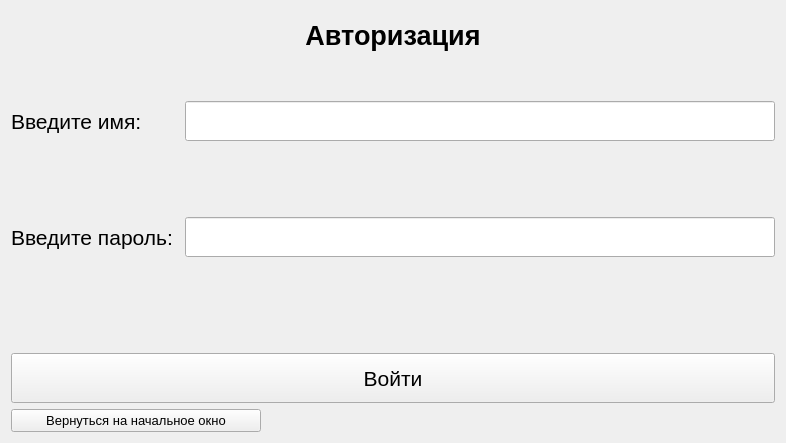
<?xml version="1.0" encoding="UTF-8"?>
<ui version="4.0">
 <class>Form</class>
 <widget class="QWidget" name="Form">
  <property name="geometry">
   <rect>
    <x>0</x>
    <y>0</y>
    <width>786</width>
    <height>443</height>
   </rect>
  </property>
  <property name="windowTitle">
   <string>Form</string>
  </property>
  <layout class="QGridLayout" name="gridLayout">
   <item row="1" column="0">
    <widget class="QLabel" name="nickname_label">
     <property name="minimumSize">
      <size>
       <width>0</width>
       <height>110</height>
      </size>
     </property>
     <property name="font">
      <font>
       <pointsize>16</pointsize>
      </font>
     </property>
     <property name="text">
      <string>Введите имя: </string>
     </property>
    </widget>
   </item>
   <item row="2" column="0">
    <widget class="QLabel" name="password_label">
     <property name="minimumSize">
      <size>
       <width>0</width>
       <height>110</height>
      </size>
     </property>
     <property name="font">
      <font>
       <pointsize>16</pointsize>
      </font>
     </property>
     <property name="text">
      <string>Введите пароль: </string>
     </property>
    </widget>
   </item>
   <item row="4" column="0" colspan="2">
    <widget class="QPushButton" name="enter_btn">
     <property name="minimumSize">
      <size>
       <width>0</width>
       <height>50</height>
      </size>
     </property>
     <property name="font">
      <font>
       <pointsize>16</pointsize>
      </font>
     </property>
     <property name="text">
      <string>Войти</string>
     </property>
    </widget>
   </item>
   <item row="3" column="0" colspan="2">
    <widget class="QLabel" name="error">
     <property name="maximumSize">
      <size>
       <width>16777215</width>
       <height>120</height>
      </size>
     </property>
     <property name="font">
      <font>
       <pointsize>12</pointsize>
       <weight>75</weight>
       <bold>true</bold>
      </font>
     </property>
     <property name="text">
      <string/>
     </property>
    </widget>
   </item>
   <item row="1" column="1">
    <widget class="QLineEdit" name="nickname">
     <property name="minimumSize">
      <size>
       <width>0</width>
       <height>40</height>
      </size>
     </property>
     <property name="font">
      <font>
       <pointsize>10</pointsize>
      </font>
     </property>
    </widget>
   </item>
   <item row="0" column="0" colspan="2">
    <widget class="QLabel" name="label_5">
     <property name="font">
      <font>
       <pointsize>20</pointsize>
       <weight>75</weight>
       <bold>true</bold>
      </font>
     </property>
     <property name="text">
      <string>&lt;html&gt;&lt;head/&gt;&lt;body&gt;&lt;p align=&quot;center&quot;&gt;Авторизация&lt;/p&gt;&lt;/body&gt;&lt;/html&gt;</string>
     </property>
    </widget>
   </item>
   <item row="2" column="1">
    <widget class="QLineEdit" name="password">
     <property name="minimumSize">
      <size>
       <width>0</width>
       <height>40</height>
      </size>
     </property>
     <property name="font">
      <font>
       <pointsize>10</pointsize>
      </font>
     </property>
     <property name="text">
      <string/>
     </property>
    </widget>
   </item>
   <item row="6" column="0" colspan="2">
    <widget class="QPushButton" name="previous_window">
     <property name="maximumSize">
      <size>
       <width>250</width>
       <height>16777215</height>
      </size>
     </property>
     <property name="font">
      <font>
       <pointsize>10</pointsize>
      </font>
     </property>
     <property name="text">
      <string>Вернуться на начальное окно</string>
     </property>
    </widget>
   </item>
  </layout>
 </widget>
 <resources/>
 <connections/>
</ui>
